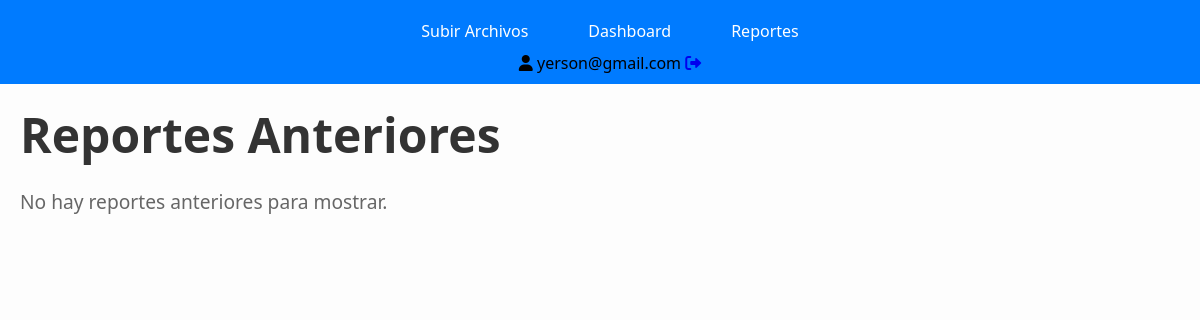
/reportes.anteriores (signed in), run on an earlier commit of the app's database.
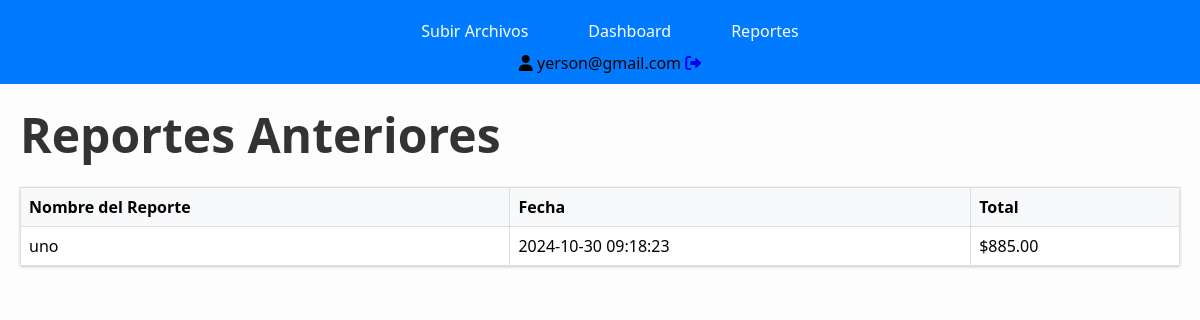
And on a later commit of the database.
### tables this page shows
CREATE TABLE reportes (
            id INTEGER PRIMARY KEY AUTOINCREMENT,
            user_id INTEGER NOT NULL,
            nombre TEXT NOT NULL,
            fecha TEXT NOT NULL,
            total REAL NOT NULL,
            FOREIGN KEY (user_id) REFERENCES usuarios (id)
        );

### app.py (the view)
@app.route('/reportes.anteriores')
def reportes_anteriores():
    if 'user_id' not in session:
        return redirect(url_for('login'))
    user_id = session['user_id']
    conn = get_db_connection()
    reportes = conn.execute('''
        SELECT * FROM reportes
        WHERE user_id = ?
        ORDER BY fecha DESC
    ''', (user_id,)).fetchall()
    conn.close()
    return render_template('reportes.html', reportes=reportes)

### app.py (called while the page is built)
def get_db_connection():
    conn = sqlite3.connect('app.db')
    conn.row_factory = sqlite3.Row
    return conn

### templates/reportes.html (shortened to what this page needs)
<!DOCTYPE html>
<html lang="es">
<head>
    <link rel="stylesheet" href="/static/styles.css">
    <link rel="stylesheet" href="https://cdnjs.cloudflare.com/ajax/libs/font-awesome/6.0.0-beta3/css/all.min.css">
</head>
<nav class="navbar">
    <ul class="menu">
        <li><a href="/index">Subir Archivos</a></li>
        <li><a href="/dashboard">Dashboard</a></li>
        <li><a href="/reportes.anteriores">Reportes</a></li>
    </ul>
    <div class="user-info">
        <i class="fas fa-user"></i>
        <span>{{ session['user_email'] }}</span>
        <a href="/logout" class="logout-icon">
            <i class="fas fa-sign-out-alt"></i>
        </a>
    </div>
</nav>
<body>
<div class="container">
    <h1>Reportes Anteriores</h1>
    {% if reportes %}
        <table class="report-table">
            <thead>
                <tr>
                    <th>Nombre del Reporte</th>
                    <th>Fecha</th>
                    <th>Total</th>
                </tr>
            </thead>
            <tbody>
                {% for reporte in reportes %}
                    <tr>
                        <td>{{ reporte['nombre'] }}</td>
                        <td>{{ reporte['fecha'] }}</td>
                        <td>${{ "%.2f"|format(reporte['total']) }}</td>
                    </tr>
                {% endfor %}
            </tbody>
        </table>
    {% else %}
        <p>No hay reportes anteriores para mostrar.</p>
    {% endif %}
</div>
</body>

### static/styles.css (style rules this page uses)
body { font-family: 'Segoe UI', Tahoma, Geneva, Verdana, sans-serif; background-color: #fdfdfd; margin: 0; padding: 0; }
.navbar { position: fixed; top: 0; left: 0; width: 100%; background-color: #007bff; padding: 10px; text-align: center; z-index: 1000; }
.navbar ul { list-style-type: none; margin: 0; padding: 0; display: flex; justify-content: center; gap: 20px; }
.navbar ul li { display: inline; }
.navbar ul li a { color: white; text-decoration: none; padding: 10px 20px; display: inline-block; transition: background-color 0.3s; }
.menu { color: white; text-decoration: none; font-size: 16px; }
.report-table { width: 100%; border-collapse: collapse; margin-top: 20px; background-color: white; box-shadow: 0 1px 3px rgba(0,0,0,0.2); }
.report-table th, .report-table td { padding: 12px; text-align: left; border-bottom: 1px solid #ddd; }
.report-table th { background-color: #f8f9fa; font-weight: bold; }
.container { max-width: 1200px; margin: 20px auto; padding: 0 20px; padding-top: 50px; }
.report-table { width: 100%; border-collapse: collapse; margin-top: 20px; }
.report-table th, .report-table td { border: 1px solid #ddd; padding: 8px; text-align: left; }
h1 { font-size: 3em; color: #333; margin-bottom: 20px; }

### templates/reportes.html (style rules this page uses)
.report-table { width: 100%; border-collapse: collapse; margin-top: 20px; }
.report-table th, .report-table td { border: 1px solid #ddd; padding: 8px; text-align: left; }

What changed in the data, as far as the page shows it:
added reportes: nombre "uno", fecha "2024-10-30 09:18:23", total "885.00"
Also different on the page:
text no longer shown: "No hay reportes anteriores para mostrar."
text now shown: "Nombre del Reporte Fecha Total"
